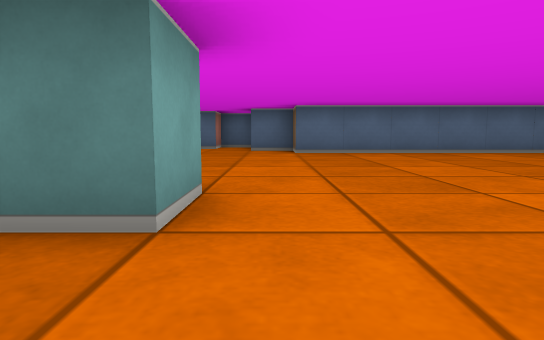
[1] (above)

19 first-person views from a walk through a cub3D ray-caster map. The camera is about half as high as the walls, tilts 6° down and sees 75° across. The floor is counted in squares. Each view is taken from the middle of a square. On the plan, view 1 faces up. The plan holds only what a view shows up to about 9 squares ahead; the rest is blank.

[2]
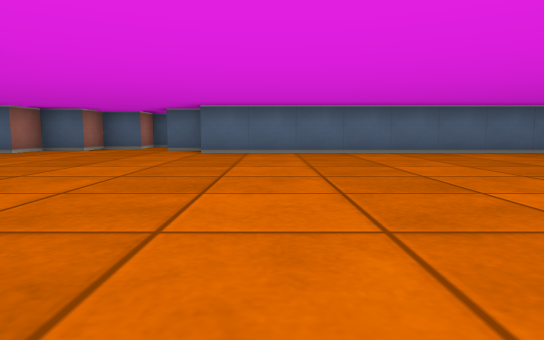

[3]
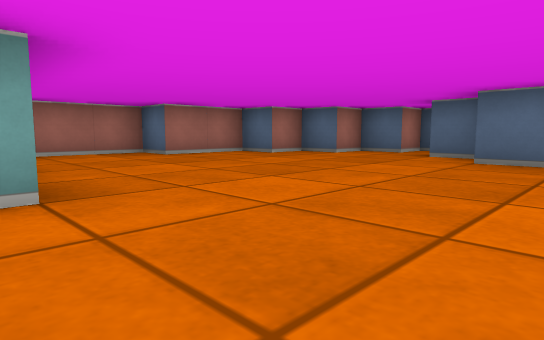

[4]
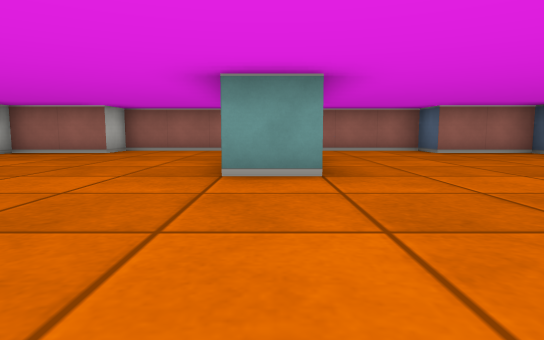

[5]
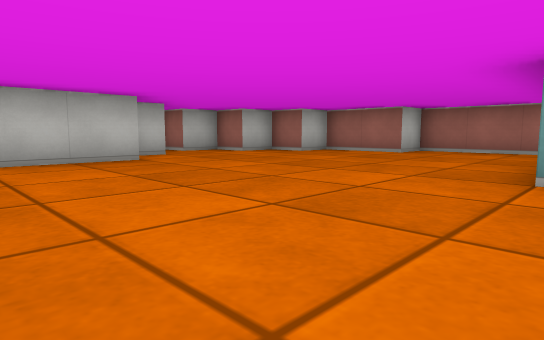

[6]
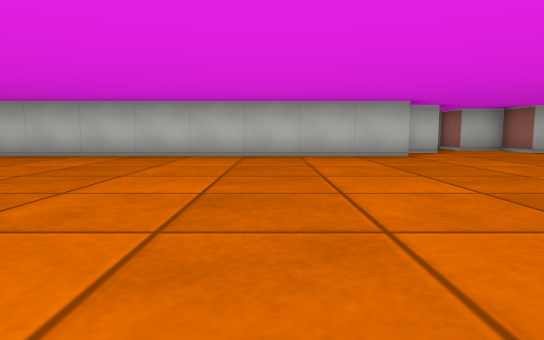

[7]
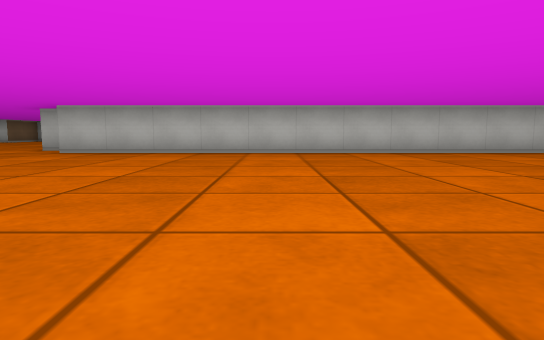

[8]
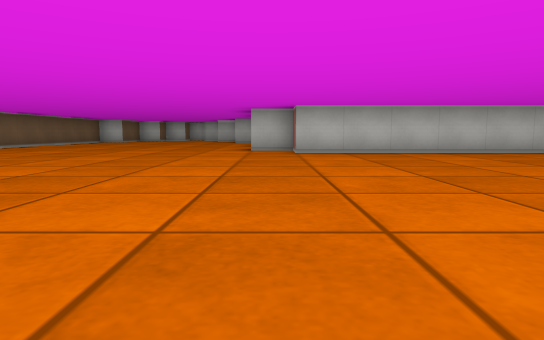

[9]
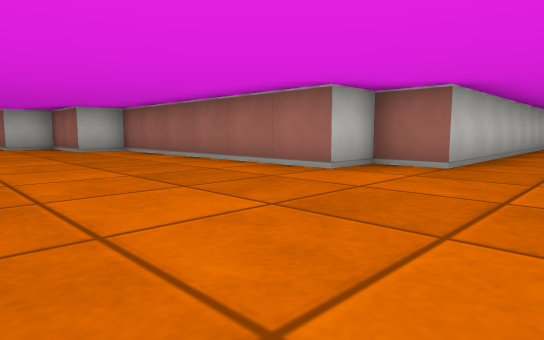

[10]
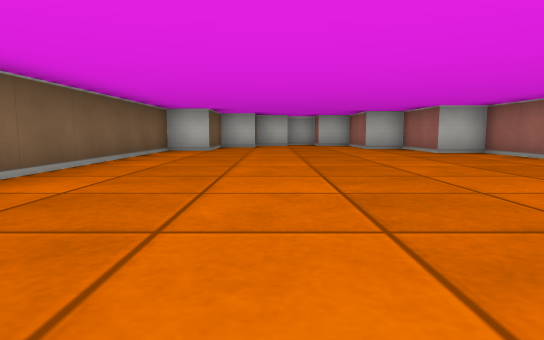

[11]
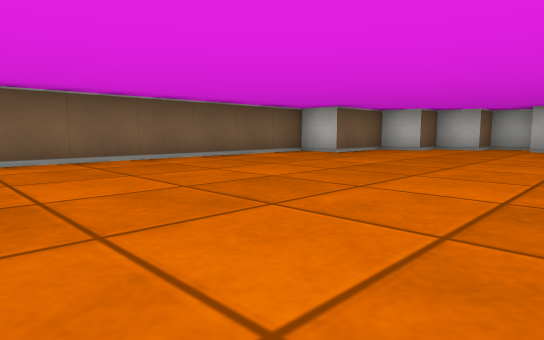

[12]
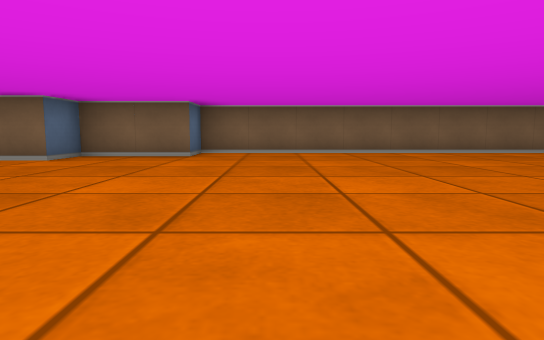

[13]
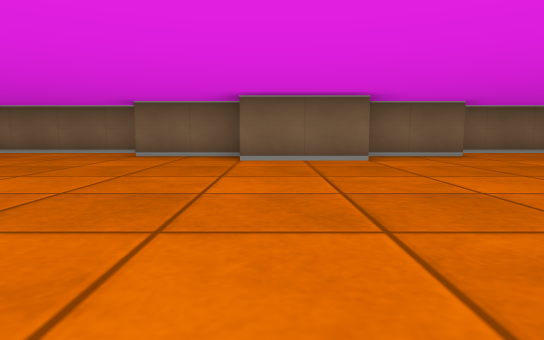

[14]
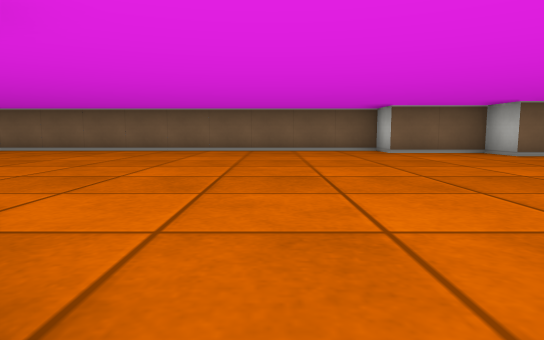

[15]
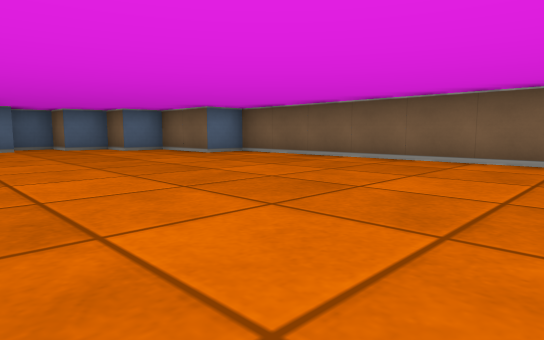

[16]
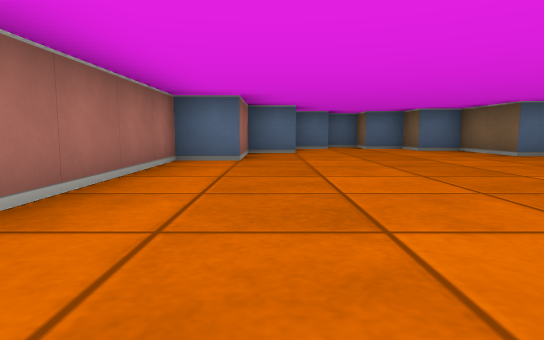

[17]
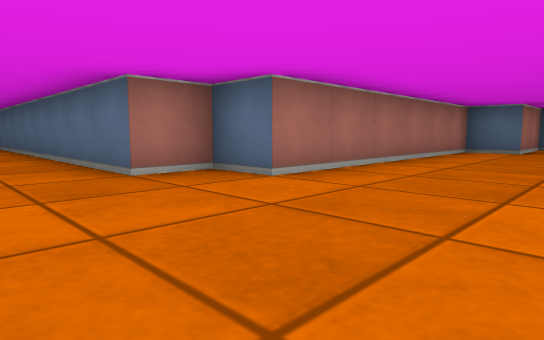

[18]
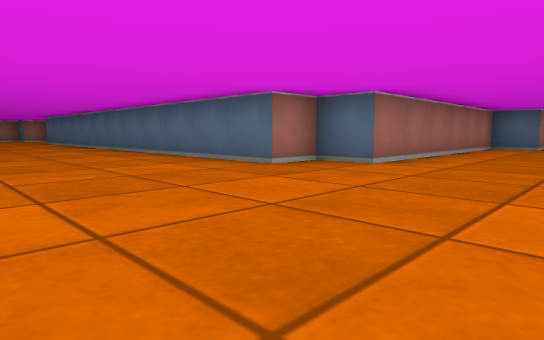

[19]
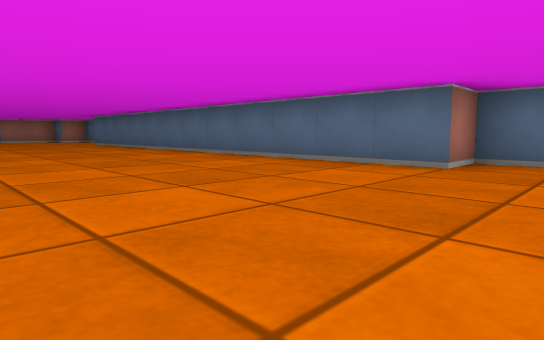

### Floor plan
Points are (right, up) in squares from view 1. A wall is a line through its corners. A room is listed if a view was taken in it or the views show most of it. See-through windows are left out.
Room 1 (views 1, 2, 3, 4, 5, 6, 7, 8, 9, 10, 11, 12, 13, 14, 15, 16, 17, 18, 19)
walls: (-0.5, 2.6) (-0.5, 1.5) (-1.2, 1.5); (0.4, -3.5) (12.5, -3.5) (12.5, -4.5) (13.5, -4.5) (13.5, -10.5) (14.5, -10.5) (14.5, -12.5) (15.5, -12.5) (15.5, -13.2); (-0.6, -4.5) (0.1, -4.5); (-1.5, 10.5) (-1.5, 9.5) (-2.5, 9.5) (-2.5, 8.5) (-3.5, 8.5) (-3.5, 7.5) (-4.5, 7.5) (-4.5, 5.5) (-5.5, 5.5) (-5.5, 3.1); (15.5, 16.5) (14.5, 16.5) (14.5, 14.5) (13.5, 14.5) (13.5, 8.5) (12.5, 8.5) (12.5, 7.5) (0.5, 7.5) (0.5, 8.5) (-0.5, 8.5); (-5.5, 0.9) (-5.5, -1.5) (-4.5, -1.5) (-4.5, -3.5) (-3.5, -3.5) (-3.5, -4.5) (-2.5, -4.5) (-2.5, -5.5) (-1.5, -5.5) (-1.5, -6.4); (16.6, -15.5) (17.5, -15.5) (17.5, -14.5) (18.5, -14.5) (18.5, -13.5) (19.5, -13.5) (19.5, -11.5) (20.5, -11.5) (20.5, -1.5) (19.5, -1.5) (19.5, 0.5) (18.5, 0.5) (18.5, 2.5) (19.5, 2.5) (19.5, 4.5) (20.5, 4.5) (20.5, 15.5) (19.5, 15.5) (19.5, 17.5) (18.5, 17.5) (18.5, 18.5) (17.5, 18.5) (17.5, 19.5) (16.6, 19.5)

Where each view was taken, in squares from view 1:
view 1: 0 up, 0 right, facing up
view 2: 0 up, 2 right, facing up
view 3: 2 up, 2 right, facing up-left
view 4: 2 up, 3 right, facing left
view 5: 2 up, 3 right, facing down-left
view 6: 3 up, 3 right, facing down
view 7: 4 up, 8 right, facing down
view 8: 4 up, 13 right, facing down
view 9: 2 down, 17 right, facing down-left
view 10: 3 down, 18 right, facing down
view 11: 5 down, 15 right, facing down-right
view 12: 3 down, 13 right, facing right
view 13: 2 up, 13 right, facing right
view 14: 7 up, 12 right, facing right
view 15: 9 up, 15 right, facing up-right
view 16: 9 up, 15 right, facing up
view 17: 6 up, 16 right, facing up-left
view 18: 4 up, 16 right, facing up-left
view 19: 3 up, 14 right, facing up-left
